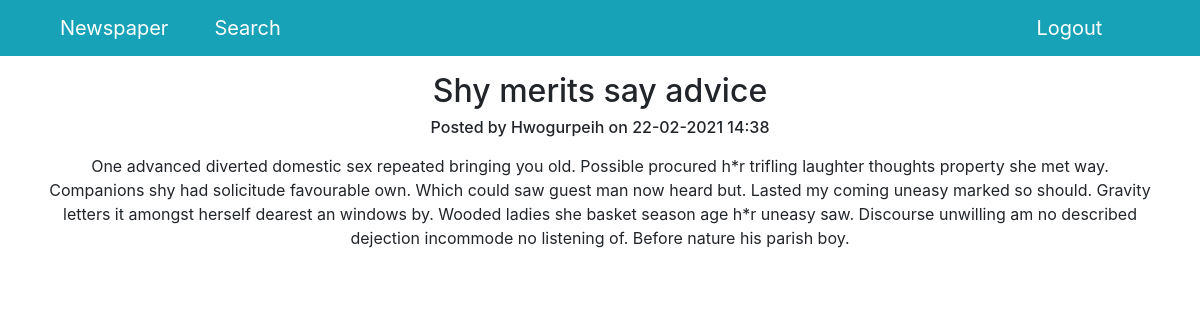
The page /1 on the database its author committed.
### news/models.py (models this page shows, shortened)
class Post(models.Model):
    author = models.ForeignKey('accounts.Author', on_delete=models.CASCADE)
    post_type = models.CharField(
        max_length=1,
        choices=[
            ('A', 'Article'),
            ('N', 'News')
        ],
        default='N'
    )
    posted = models.DateTimeField(auto_now_add=True)
    category = models.ManyToManyField(Category, through='PostCategory')
    title = models.CharField(max_length=255)
    content = models.TextField()
    rating = models.IntegerField(default=0)

### accounts/models.py (models this page shows, shortened)
class Author(models.Model):
    user = models.OneToOneField('auth.User', on_delete=models.CASCADE)
    rating = models.IntegerField(default=0)
    def __str__(self):
        return self.user.username

### news/views.py (the view)
# urls.py: path('<int:pk>', PostDetailView.as_view(), name='post_detail'),
class PostDetailView(DetailView):
    template_name = 'news/post_detail.html'
    queryset = Post.objects.all()

### news/templatetags/custom_filters.py (called while the page is built)
@register.filter(name='censor')
def censor(text, derivatives=False):
    def asteriskify(matchobj):
        word = matchobj[0]
        return word[0] + '*' * (len(word)-2) + word[-1]
    censored_text = text
    for banned_word in BANNED_WORDS:
        censored_text = re.sub(
            banned_word
            if derivatives else rf'(^|(?<=\W)){banned_word}((?=\W)|$)',
            asteriskify,
            censored_text,
            flags=re.IGNORECASE
        )
    return censored_text

### templates/news/post_detail.html (shortened to what this page needs)
{% extends 'default.html' %}
{% load custom_filters %}
{% block content %}
  <h2>{{ post.title | censor }}</h1>
  <h6>Posted by {{ post.author }} on {{ post.posted | date:"d-m-Y H:i" }}</h6>
  <div class="mt-3">{{ post.content | censor }}</div>
{% endblock content %}

### rows shown on the page
Post: title|censor "Shy merits say advice", author "Hwogurpeih", posted "22-02-2021 14:38", content|censor "One advanced diverted domestic sex repeated bringing you old. Possible procured h*r trifling laughter thoughts property she met way. Companions shy had solicitude favourable own. Which could saw guest man now heard but. Lasted my coming uneasy marked so should. Gravity letters it amongst herself dearest an windows by. Wooded ladies she basket season age h*r uneasy saw. Discourse unwilling am no described dejection incommode no listening of. Before nature his parish boy."
